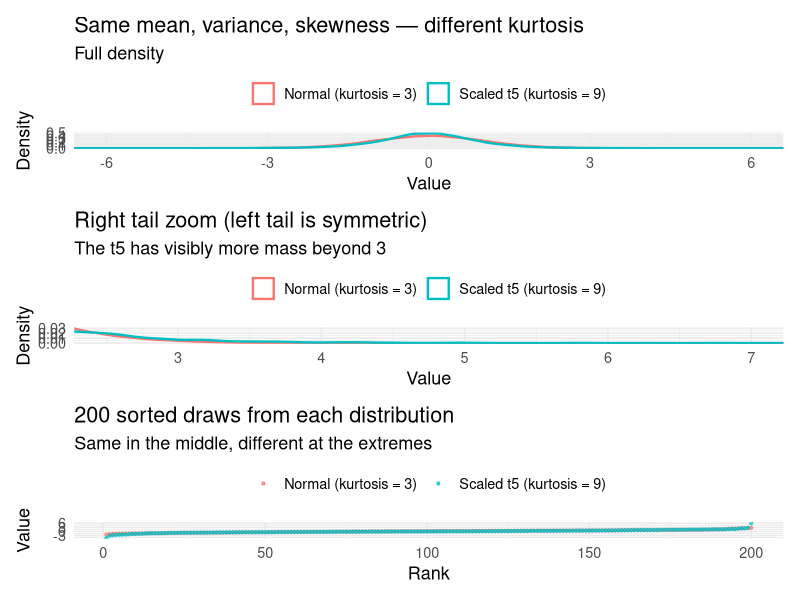

Reproduce this figure in R.
# Two distributions: same mean (0), variance (1), skewness (0), different kurtosis
# 1. Standard normal: excess kurtosis = 0 (kurtosis = 3)
# 2. Scaled t-distribution with df=5: excess kurtosis = 6 (kurtosis = 9)
#    Var(t_df) = df/(df-2), so scale by sqrt((df-2)/df) to get variance = 1

library(ggplot2)
if (!requireNamespace("patchwork", quietly = TRUE)) install.packages("patchwork", repos = "https://cloud.r-project.org")
library(patchwork)

set.seed(42)
n <- 50000

# --- Generate samples ---
x_normal <- rnorm(n, mean = 0, sd = 1)

df_t <- 5
x_t <- rt(n, df = df_t) * sqrt((df_t - 2) / df_t)  # scale to variance = 1

# Verify moments
cat("Normal:  mean =", round(mean(x_normal), 3),
    " var =", round(var(x_normal), 3),
    " skew =", round(mean((x_normal - mean(x_normal))^3) / sd(x_normal)^3, 3),
    " kurtosis =", round(mean((x_normal - mean(x_normal))^4) / sd(x_normal)^4, 3), "\n")

cat("Scaled t(5): mean =", round(mean(x_t), 3),
    " var =", round(var(x_t), 3),
    " skew =", round(mean((x_t - mean(x_t))^3) / sd(x_t)^3, 3),
    " kurtosis =", round(mean((x_t - mean(x_t))^4) / sd(x_t)^4, 3), "\n")

dat <- data.frame(
  value = c(x_normal, x_t),
  dist  = rep(c("Normal (kurtosis = 3)", "Scaled t5 (kurtosis = 9)"), each = n)
)

# --- Plot 1: Overlaid densities (full range) ---
p1 <- ggplot(dat, aes(x = value, colour = dist)) +
  geom_density(linewidth = 0.8) +
  coord_cartesian(xlim = c(-6, 6)) +
  labs(title = "Same mean, variance, skewness — different kurtosis",
       subtitle = "Full density",
       x = "Value", y = "Density", colour = NULL) +
  theme_minimal(base_size = 13) +
  theme(legend.position = "top")

# --- Plot 2: Zoom into tails (|x| > 2) ---
p2 <- ggplot(dat, aes(x = value, colour = dist)) +
  geom_density(linewidth = 0.8) +
  coord_cartesian(xlim = c(2.5, 7), ylim = c(0, 0.03)) +
  labs(title = "Right tail zoom (left tail is symmetric)",
       subtitle = "The t5 has visibly more mass beyond 3",
       x = "Value", y = "Density", colour = NULL) +
  theme_minimal(base_size = 13) +
  theme(legend.position = "top")

# --- Plot 3: Sorted values to show where they differ ---
# Take 200 draws from each, sort them, and plot
set.seed(7)
n_small <- 200
s_normal <- sort(rnorm(n_small))
s_t      <- sort(rt(n_small, df = df_t) * sqrt((df_t - 2) / df_t))

dat_sorted <- data.frame(
  rank = rep(1:n_small, 2),
  value = c(s_normal, s_t),
  dist  = rep(c("Normal (kurtosis = 3)", "Scaled t5 (kurtosis = 9)"), each = n_small)
)

p3 <- ggplot(dat_sorted, aes(x = rank, y = value, colour = dist)) +
  geom_point(size = 0.8, alpha = 0.7) +
  labs(title = "200 sorted draws from each distribution",
       subtitle = "Same in the middle, different at the extremes",
       x = "Rank", y = "Value", colour = NULL) +
  theme_minimal(base_size = 13) +
  theme(legend.position = "top")

combined <- p1 / p2 / p3
ggsave("output/figures/tmp_kurtosis_examples.png", combined,
       width = 8, height = 14, dpi = 150)
cat("\nSaved to output/figures/tmp_kurtosis_examples.png\n")
